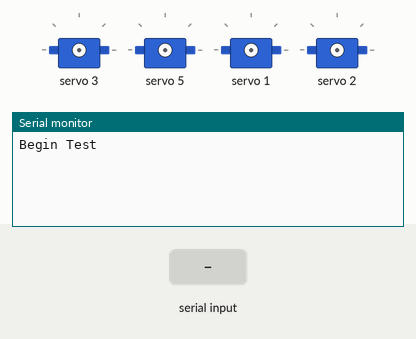
Recording of a sketch running on a simulated Arduino Uno, built with avr-gcc and run on an emulated ATmega328P. On the bench: 4 × servo, the last lines printed to the serial monitor. The test bench sets the inputs (shaded band).

Above: at 1.2 s.
1.3 s: "<30,150>" received over Serial
At 2.0 s:
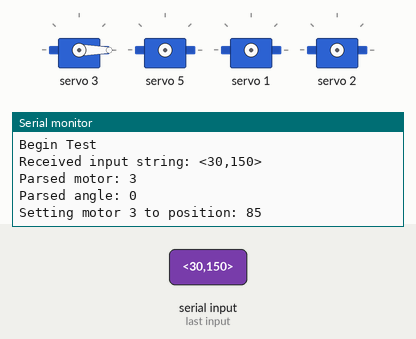
2.8 s: "<5>" received over Serial
At 4.0 s:
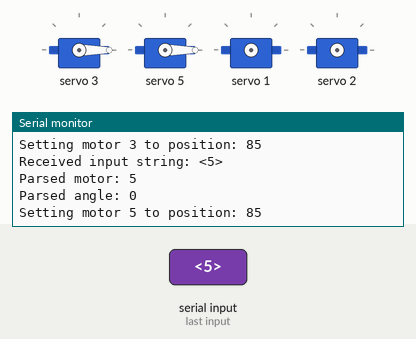
4.3 s: "<1,90,45>" received over Serial
At 5.5 s:
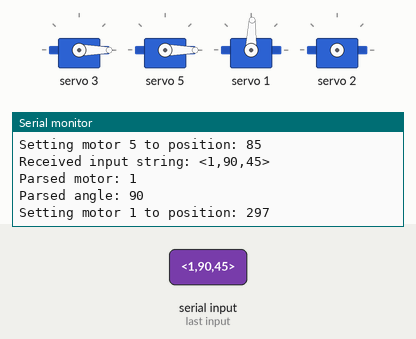
5.8 s: "<200>" received over Serial
At 6.4 s:
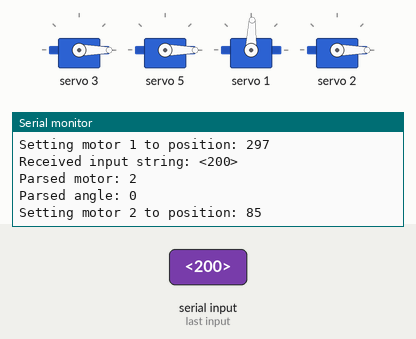
Timing chart, 0 to 8.8 s (numbered marks = the images above; inputs shaded):
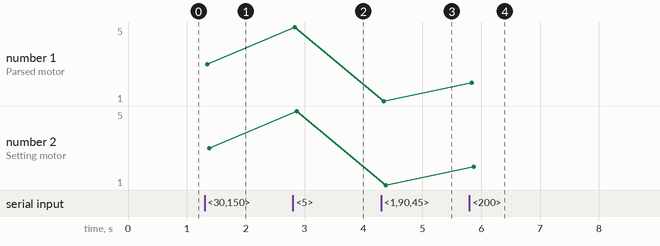

Measured:
- after the input at 1.3 s, the serial monitor: prints a new line at once (image 1)
- after the input at 2.8 s, the serial monitor: prints a new line at once (image 2)
- after the input at 4.3 s, the serial monitor: prints a new line at once (image 3)
- after the input at 5.8 s, the serial monitor: prints a new line at once (image 4)
- plotted number 1: 3 → 5 after the input at 2.8 s, 5 → 1 after the input at 4.3 s, 1 → 2 after the input at 5.8 s
- plotted number 2: 3 → 5 after the input at 2.8 s, 5 → 1 after the input at 4.3 s, 1 → 2 after the input at 5.8 s

The sketch:

KeyboardControllerArduino.ino
```cpp
#include <Wire.h>
#include <Adafruit_PWMServoDriver.h>

// Create the PWM driver object
Adafruit_PWMServoDriver pwm = Adafruit_PWMServoDriver();

// Define the minimum and maximum pulse lengths
#define SERVOMIN 85  // Minimum pulse length
#define SERVOMAX 510 // Maximum pulse length
#define SERVO_FREQ 50 // Analog servos run at ~50 Hz PWM

String inputString = "";  // Store incoming serial data
bool stringComplete = false;

void setup() {
  Serial.begin(9600);
  Serial.println("Begin Test");
  pwm.begin();
  pwm.setPWMFreq(SERVO_FREQ);  // Analog servos run at ~50 Hz PWM
}

void loop() {
  // If a complete string is received, process it
  if (stringComplete) {
    Serial.print("Received input string: ");
    Serial.println(inputString);  // Debug print to confirm received data

    // Ensure that the input string follows the expected format "<motor:angle>"
    if (inputString[0] == '<' && inputString[inputString.length() - 1] == '>') {
      int motor = inputString.substring(1, 2).toInt();  // Extract motor number
      int angle = inputString.substring(3, inputString.length() - 1).toInt();  // Extract angle

      Serial.print("Parsed motor: ");
      Serial.println(motor);
      Serial.print("Parsed angle: ");
      Serial.println(angle);

      // Ensure motor number is valid (between 0 and 5 for 6 DOF)
      if (motor >= 0 && motor < 6) {
        setServo(motor, angle);  // Move the servo
      } else {
        Serial.println("Invalid motor number");
      }
    } else {
      Serial.println("Invalid input format");
    }

    inputString = "";  // Clear the string after processing
    stringComplete = false;  // Reset flag
  }
}

void setServo(int servoNum, int angle) {
  // Map the position from 0-180 to SERVOMIN-SERVOMAX
  int pos = map(angle, 0, 180, SERVOMIN, SERVOMAX);
  Serial.print("Setting motor ");
  Serial.print(servoNum);
  Serial.print(" to position: ");
  Serial.println(pos);
  pwm.setPWM(servoNum, 0, pos);  // Set the servo to the calculated position
}

void serialEvent() {
  while (Serial.available()) {
    char inChar = (char)Serial.read();
    inputString += inChar;
    if (inChar == '>') {  // Look for the end character '>'
      stringComplete = true;
    }
  }
}
```
